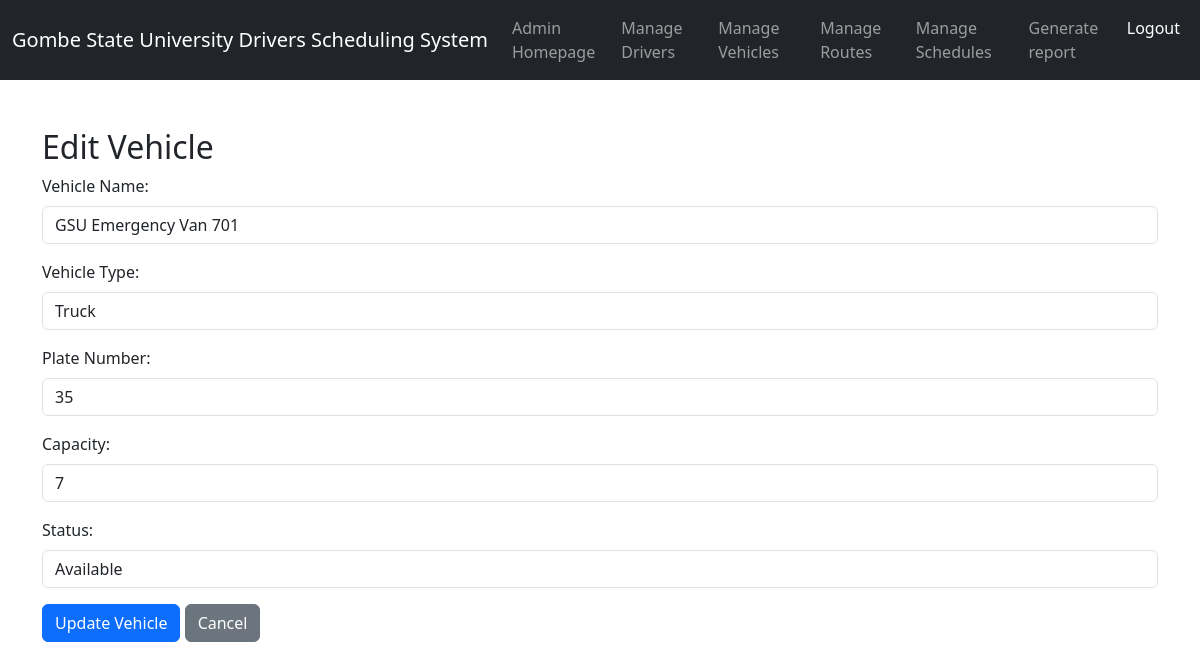
Page /admin/edit_vehicle.php?id=18 on the committed database.
### tables this page shows
CREATE TABLE `vehicles` (
  `id` int(11) NOT NULL,
  `vehicle_name` varchar(100) NOT NULL,
  `vehicle_type` enum('Car','Bus','Truck','Van','SUV') NOT NULL DEFAULT 'Car',
  `plate_number` varchar(20) NOT NULL,
  `capacity` int(11) NOT NULL,
  `status` enum('Available','In Use','Maintenance') NOT NULL DEFAULT 'Available',
  `created_at` timestamp NOT NULL DEFAULT current_timestamp()
);

### admin/edit_vehicle.php (the view, shortened to what this page needs)
<?php
include '../config/db.php';
$id = intval($_GET['id']);
$sql = "SELECT * FROM vehicles WHERE id = ?";
$stmt = $conn->prepare($sql);
$stmt->bind_param("i", $id);
$stmt->execute();
$result = $stmt->get_result();
$vehicle = $result->fetch_assoc();
?>
<!DOCTYPE html>
<html lang="en">
<head>
    <?php include '../includes/navbar.php'; ?>
    <link rel="stylesheet" href="https://cdn.jsdelivr.net/npm/bootstrap@5.3.0/dist/css/bootstrap.min.css">
</head>
<body>
    <div class="container mt-5">
        <h2>Edit Vehicle</h2>
        <form action="edit_vehicle.php?id=<?php echo $vehicle['id']; ?>" method="POST">
            <div class="mb-3">
                <label class="form-label">Vehicle Name:</label>
                <input type="text" name="vehicle_name" class="form-control" value="<?php echo htmlspecialchars($vehicle['vehicle_name']); ?>" required>
            </div>
            <div class="mb-3">
                <label class="form-label">Vehicle Type:</label>
                <select name="vehicle_type" class="form-control" required>
                    <option value="Truck" <?php if ($vehicle['vehicle_type'] == "Truck") echo "selected"; ?>>Truck</option>
                </select>
            </div>
            <div class="mb-3">
                <label class="form-label">Plate Number:</label>
                <input type="text" name="plate_number" class="form-control" value="<?php echo htmlspecialchars($vehicle['plate_number']); ?>" required>
            </div>
            <div class="mb-3">
                <label class="form-label">Capacity:</label>
                <input type="number" name="capacity" class="form-control" value="<?php echo htmlspecialchars($vehicle['capacity']); ?>" required>
            </div>
            <div class="mb-3">
                <label class="form-label">Status:</label>
                <select name="status" class="form-control" required>
                    <option value="Available" <?php if ($vehicle['status'] == "Available") echo "selected"; ?>>Available</option>
                </select>
            </div>
            <button type="submit" class="btn btn-primary">Update Vehicle</button>
            <a href="vehicles.php" class="btn btn-secondary">Cancel</a>
        </form>
    </div>
</body>
</html>

### rows in the picture
vehicles: vehicle_name "GSU Emergency Van 701", vehicle_type "Truck", plate_number "35", capacity "7", status "Available"
